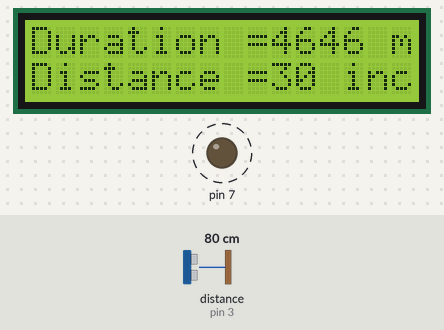
A sketch run on a simulated Arduino Uno, built with avr-gcc and run on an emulated ATmega328P. Parts: 16×2 character LCD, output pins drawn as LEDs (lit = HIGH). Wiring (inferred from the names in the program): ultrasonic range finder: trigger pin 6; echo pin 3. Dashed ring = blinking. The inputs (shaded band) are chosen by the test bench; at power-on: distance to the obstacle (sensor on pin 3) 80 cm. The echo pulse lasts 58.3 µs per cm; pins used as bus, display or sensor lines are not drawn; what the sketch prints to the serial monitor is not drawn.

Above: at 1.2 s.
1.3 s: distance to the obstacle (sensor on pin 3) set to 7 cm
At 2.2 s:
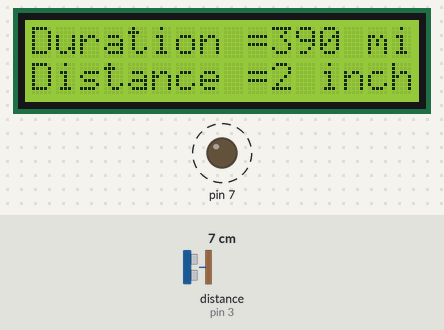
3.0 s: distance to the obstacle (sensor on pin 3) set to 4 cm
At 4.0 s:
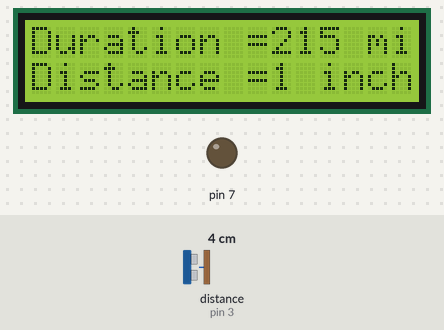
4.5 s: distance to the obstacle (sensor on pin 3) set to 2 cm
At 5.6 s:
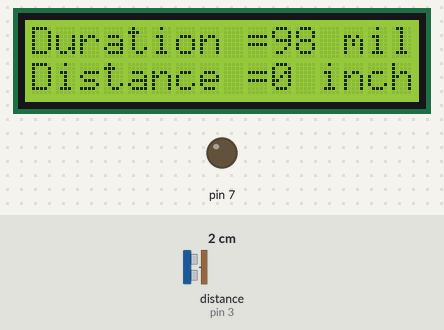
6.2 s: distance to the obstacle (sensor on pin 3) set to 18 cm
At 6.36 s:
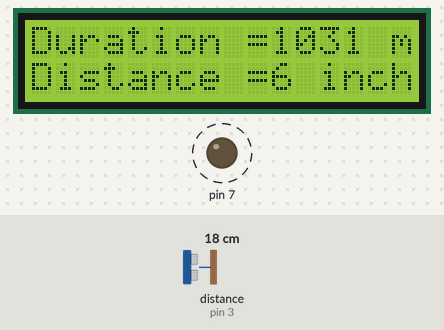
7.9 s: distance to the obstacle (sensor on pin 3) set to 35 cm
At 8.45 s:
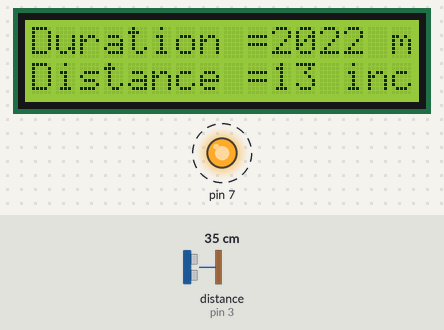
10.7 s: distance to the obstacle (sensor on pin 3) set to 2 cm
At 10.88 s:
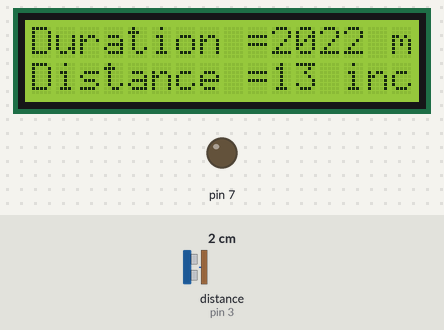
Timing chart, 0 to 13.7 s (numbered marks = the images above; inputs shaded):
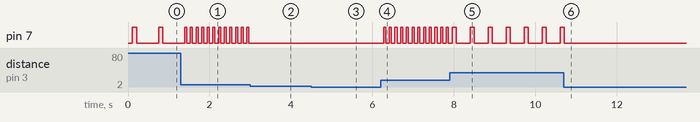

Measured:
- the behaviour switches between 6 and 5 cm on distance to the obstacle (sensor on pin 3) (found by bisection; images 1 and 2)
- after the input at 1.3 s, pin 7: alternates HIGH for 0.05 s and LOW for 0.09 s, starting after 0.14 s; the display: changes after 0.09 s (image 1)
- after the input at 3.0 s, pin 7: stops changing and stays LOW; the display: changes after 0.06 s (image 2)
- after the input at 4.5 s, the display: first changes after 0.05 s (image 3 shows a later state)
- after the input at 6.2 s, pin 7: alternates HIGH for 0.05 s and LOW for 0.09 s, starting after 0.07 s; the display: changes after 0.07 s (image 4)
- after the input at 7.9 s, pin 7: alternates HIGH for 0.10 s and LOW for 0.34 s, starting after 0.16 s; the display: changes after 0.06 s (image 5)
- after the input at 10.7 s, pin 7: goes on until 10.7 s, then stays LOW
- by itself, pin 7: alternates HIGH for 0.10 s and LOW for 0.54 s

The sketch:

Ultrasonic_for_blind.ino
```cpp
#include<Wire.h>
#include<LiquidCrystal_I2C.h>


int TrigPin1 = 6;
int EchoPin1 = 3;

LiquidCrystal_I2C lcd(0x27, 16, 2);

void setup() {
  lcd.init();
  lcd.backlight();
  Serial.begin(9600);
  pinMode(7, OUTPUT);
  pinMode(TrigPin1, OUTPUT);
}

void loop() {
  int dist = 0;

  dist = funDistance(6, 3, 1);
  lcd.setCursor(0, 1);
  lcd.print("Distance =");
  lcd.print(dist);
  lcd.print(" inches");

  if (dist > 36 )
  {
    digitalWrite(7, HIGH);
    delay(100);
    digitalWrite(7, LOW);
    delay(1000);
  }
  else if (dist > 24 && dist <= 36)
  {
    digitalWrite(7, HIGH);
    delay(100);
    digitalWrite(7, LOW);
    delay(500);
  }

  else if (dist > 12 && dist <= 24)
  {
    digitalWrite(7, HIGH);
    delay(100);
    digitalWrite(7, LOW);
    delay(300);
  }
  else if (dist > 6 && dist <= 12)
  {
    digitalWrite(7, HIGH);
    delay(100);
    digitalWrite(7, LOW);
    delay(100);
  }
   else if (dist > 1 && dist <= 6)
  {
    digitalWrite(7, HIGH);
    delay(50);
    digitalWrite(7, LOW);
    delay(50);
  }

}

int funDistance(int TrigPin, int EchoPin, int Unit) {
  long duration;
  int distanceCm;
  int distanceInch;

  digitalWrite(TrigPin, LOW);
  delayMicroseconds(2);
  digitalWrite(TrigPin, HIGH);
  delayMicroseconds(10);
  digitalWrite(TrigPin, LOW);


  duration = pulseIn(EchoPin, HIGH);
  distanceCm = duration * 0.034 / 2;
  distanceInch = duration * 0.0133 / 2;
  Serial.println(duration);
  lcd.setCursor(0, 0);
  lcd.print("Duration =");
  lcd.print(duration);
  lcd.print(" milisec");

  switch (Unit)
  {
    case 0: return distanceCm; break;
    case 1: return distanceInch; break;
    default: return -1;
  }
}
```
